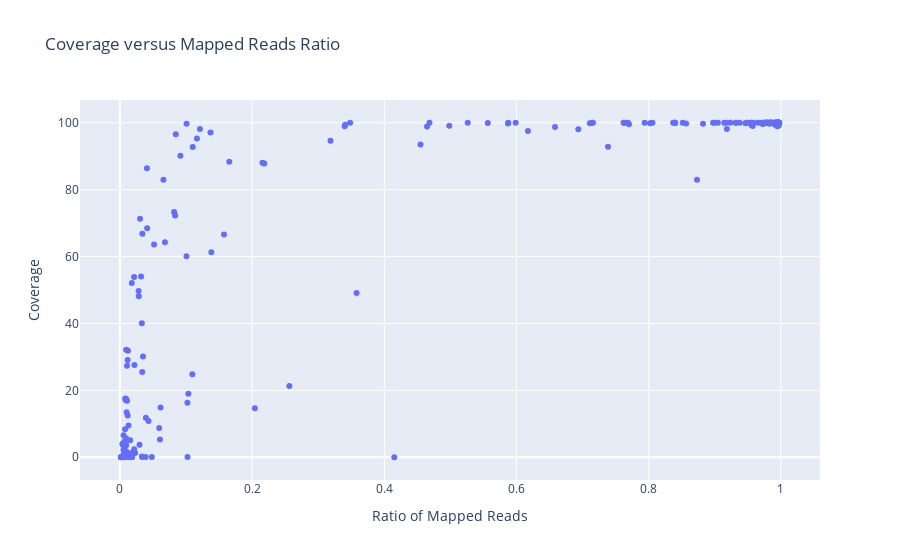

Notebook code for this chart:
### Code cell
fig = go.Figure(data=go.Scatter(x=ans['mapped ratio'],
                                y=ans['COVERAGE'],
                                mode='markers',
                                text=ans['SAMPLE'])) # hover text goes here


fig.update_layout(title='Coverage versus Mapped Reads Ratio',
                  xaxis_title="Ratio of Mapped Reads",
                  yaxis_title="Coverage",
                  template='plotly',
                  height=800)
fig.show()

### Figure 1 — Plotly figure (JSON) as saved in the notebook; plotly's stock layout.template omitted (floating-point values rounded to 4 significant figures; data arrays with more than 128 entries replaced by an {"elided": "..."} marker saying what was removed)
{"data": [{"mode": "markers", "text": {"elided": "278 str values"}, "type": "scatter", "x": {"elided": "278 float values"}, "y": {"elided": "278 float values"}}], "layout": {"autosize": true, "title": {"text": "Coverage versus Mapped Reads Ratio"}, "xaxis": {"autorange": true, "range": [-0.05869, 1.058], "title": {"text": "Ratio of Mapped Reads"}, "type": "linear"}, "yaxis": {"autorange": true, "range": [-6.312, 106.3], "title": {"text": "Coverage"}, "type": "linear"}}}
